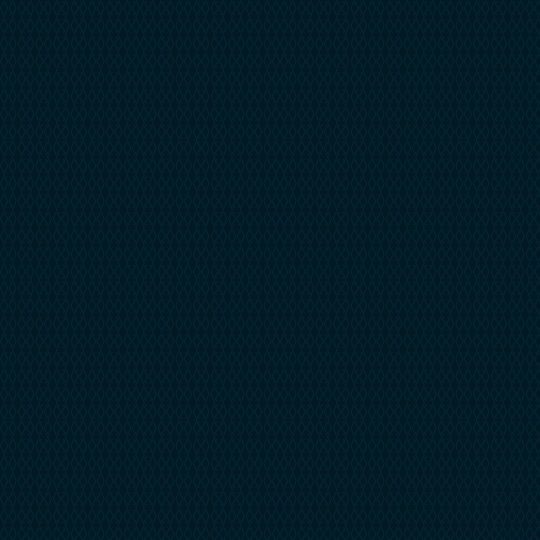
#> input picture tools/cartes/assets/bg_1080.jpg, 1080 x 1080 px (shown at 1/2 size)
$ python numbered_card.py
#> lines starting #> are read from the running program, lines starting #| are printed output that depends on the picture
### tools/cartes/quote_card.py
#!/usr/bin/env python3
"""
Quote cards 1080x1080 — #TheStreetSweeper (charte Ronel Kouakep)
================================================================

Génère les cartes-citations carrées de la chaîne.

Arborescence attendue (tous les chemins sont relatifs à CE fichier) :

    quote_card.py
    fonts/
        BaiJamjuree-Regular.ttf
        BaiJamjuree-Bold.ttf
        BaiJamjuree-MediumItalic.ttf
    assets/
        pattern01.jpg          <- pattern-kouakep-variante-01.jpg
        bg_1080.jpg            <- généré automatiquement au 1er appel

Usage minimal :

    import quote_card
    quote_card.make_card("Ma citation.", author="Nom Auteur",
                         outfile="sortie.jpg")

Réglages par défaut validés : texte aligné à GAUCHE, auteur aligné à DROITE,
#TheStreetSweeper en HAUT à droite, bloc descendu (v_shift=42), tout le texte
en BLANC (pas de chute en or sauf demande explicite), auteur toujours en GRAS
et en or.
"""

from PIL import Image, ImageDraw, ImageFont
import os

# ---------------------------------------------------------------- chemins
BASE_DIR = os.path.dirname(os.path.abspath(__file__))
FONT_DIR = os.path.join(BASE_DIR, "fonts")
ASSET_DIR = os.path.join(BASE_DIR, "assets")

PATTERN = os.path.join(ASSET_DIR, "pattern01.jpg")
BG_IMG = os.path.join(ASSET_DIR, "bg_1080.jpg")

F_BODY = os.path.join(FONT_DIR, "BaiJamjuree-Regular.ttf")
F_EMPH = os.path.join(FONT_DIR, "BaiJamjuree-Bold.ttf")
F_AUTHOR = os.path.join(FONT_DIR, "BaiJamjuree-Bold.ttf")
F_TAG = os.path.join(FONT_DIR, "BaiJamjuree-MediumItalic.ttf")

# ---------------------------------------------------------------- charte
SIZE = 1080                       # format carré
RICH_BLACK = (2, 25, 35)          # #021923
GOLD = (249, 181, 19)             # #F9B513 Selective Yellow
WHITE = (255, 255, 255)
MARGIN = 35                       # marge du cadre or
BORDER_W = 2                      # épaisseur du cadre
PAD = 48                          # retrait du texte par rapport au cadre
TILE = 280                        # taille de tuile du pattern
TILE_ALPHA = 110                  # ~43 % d'opacité
HASHTAG = "#TheStreetSweeper"


# ---------------------------------------------------------------- fond
def build_bg(force=False):
    """Construit assets/bg_1080.jpg : pattern tuilé à 43 % sur Rich Black."""
    if os.path.exists(BG_IMG) and not force:
        return
    import numpy as np

    im = Image.open(PATTERN).convert("RGB")
    w, _ = im.size
    # le pattern source a des marges blanches : crop proportionnel
    # (243 px de marge pour une source 4167x4167)
    m = int(round(243 * w / 4167))
    panel = im.crop((m, m, w - m, w - m)).convert("RGBA")

    # nettoyage des coins arrondis blancs résiduels -> bleu nuit
    pa = np.asarray(panel).astype(int).copy()
    pa[pa[:, :, :3].sum(axis=2) > 200] = [2, 25, 35, 255]
    panel = Image.fromarray(pa.astype("uint8"))

    canvas = Image.new("RGBA", (SIZE, SIZE), RICH_BLACK + (255,))
    panel = panel.resize((TILE, TILE), Image.LANCZOS)
    px = panel.load()
    for y in range(TILE):
        for x in range(TILE):
            r, g, b, _ = px[x, y]
            px[x, y] = (r, g, b, TILE_ALPHA)
    for ty in range(0, SIZE, TILE):
        for tx in range(0, SIZE, TILE):
            canvas.alpha_composite(panel, (tx, ty))
    canvas.convert("RGB").save(BG_IMG, quality=95)


# ---------------------------------------------------------------- texte
def smart(s):
    """Apostrophes et guillemets typographiques."""
    return s.replace("'", "’").replace('"', "”") if s else s


def wrap(d, text, font, max_w):
    """Découpe en lignes. Les '\\n' du texte sont des coupes forcées."""
    out = []
    for para in text.split("\n"):
        cur = ""
        for w in para.split():
            t = (cur + " " + w).strip()
            if d.textlength(t, font=font) <= max_w or not cur:
                cur = t
            else:
                out.append(cur)
                cur = w
        out.append(cur)
    return out


def line_h(f):
    asc, desc = f.getmetrics()
    return asc + desc


# [132 lines left out: functions tier, _layout, make_card, not called in this run]


# [2 lines that do not run on import are left out]

### tools/cartes/numbered_card.py
#!/usr/bin/env python3
"""
Carte à liste numérotée — #TheStreetSweeper
===========================================

Variante de quote_card pour les citations en points numérotés, avec les
chiffres (« 1. », « 2. » …) en or et gras, le reste du texte en blanc.
Utilisée pour la carte « Deux pièges à éviter » (Les Stoïciens).

Même arborescence que quote_card.py : fonts/ et assets/ à côté du script.

Usage :

    import numbered_card as nc
    nc.make_numbered(
        intro="Deux pièges à éviter :",
        items=["Te soucier de ce qu'ils pensent.",
               "Penser qu'ils se soucient de toi."],
        author="Les Stoïciens",
        outfile="sortie.jpg")
"""

from PIL import Image, ImageDraw, ImageFont
import quote_card as qc

SIZE = qc.SIZE
GOLD = qc.GOLD
WHITE = qc.WHITE
MARGIN = qc.MARGIN


def make_numbered(intro,
                  items,
                  author,
                  outfile,
                  fsize=64,
                  line_gap=1.22,
                  item_gap=30,
                  author_gap=54,
                  v_shift=42,
                  max_w=760,
                  author_size=44,
                  tag_size=27):
    """
    intro   phrase d'introduction en blanc (peut être vide).
    items   liste des points ; ils sont numérotés 1., 2., 3. … en or/gras.
    author  signature, affichée « — Nom » en or/gras, alignée à droite.
    """
#> called with intro = 'Deux pièges à éviter :', author = 'Les Stoïciens', outfile = 'test_numbered.jpg', fsize = 64, line_gap = 1.22, item_gap = 30, author_gap = 54, v_shift = 42
    qc.build_bg()

    img = Image.open(qc.BG_IMG).convert("RGB").resize((SIZE, SIZE))
#> img is the input picture: PIL image 1080x1080 RGB; mean R, G, B 2.5, 27.5, 39
    d = ImageDraw.Draw(img, "RGBA")
    d.rectangle([MARGIN, MARGIN, SIZE - MARGIN, SIZE - MARGIN],
                outline=GOLD, width=qc.BORDER_W)

    ft = ImageFont.truetype(qc.F_TAG, tag_size)
    d.text((SIZE - 55, MARGIN + 22), qc.HASHTAG, font=ft, fill=GOLD,
           anchor="ra")

    fb = ImageFont.truetype(qc.F_BODY, fsize)     # texte
    fn = ImageFont.truetype(qc.F_EMPH, fsize)     # numéros
    fa = ImageFont.truetype(qc.F_AUTHOR, author_size)
    lh = qc.line_h(fb) * line_gap

    x0 = MARGIN + qc.PAD

    blocks = []
    if intro:
        blocks.append(("intro", qc.wrap(d, qc.smart(intro), fb, max_w)))
    for i, it in enumerate(items, 1):
        num = f"{i}."
        nw = d.textlength(num + " ", font=fn)
        blocks.append((num, qc.wrap(d, qc.smart(it), fb, max_w - nw)))
#> this loop made 2 passes
#> nw on passes 1 to 2: 81.41, 81.41
#> after the loop, blocks = [('intro', ['Deux pièges à éviter :']), ('1.', ['Te soucier de ce', 'qu’ils pensent.']), ('2.', ['Penser qu’ils se', 'soucient de toi.'])]

    h = 0
    for kind, lines in blocks:
        h += lh * len(lines)
        if kind != "intro":
            h += item_gap
#> this loop made 3 passes
#> (kind, lines, h) on passes 1 to 3: ('intro', ['Deux pièges à éviter :'], 92.72), ('1.', ['Te soucier de ce', 'qu’ils pensent.'], 308.2), ('2.', ['Penser qu’ils se', 'soucient de toi.'], 523.6)
#> after the loop, h = 523.6
    h += item_gap                      # espace après l'intro
#> h = 553.6
    h += author_gap + qc.line_h(fa)
#> h = 659.6

    y = (SIZE - h) / 2 + v_shift
#> y = 252.2
    for kind, lines in blocks:
        if kind == "intro":
            for ln in lines:
                d.text((x0, y), ln, font=fb, fill=WHITE, anchor="la")
                y += lh
            y += item_gap
        else:
            nw = d.textlength(kind + " ", font=fn)
            for j, ln in enumerate(lines):
                if j == 0:
                    d.text((x0, y), kind, font=fn, fill=GOLD, anchor="la")
                d.text((x0 + nw, y), ln, font=fb, fill=WHITE, anchor="la")
                y += lh
            y += item_gap
#> this loop made 3 passes
#> (kind, lines, nw, y) on passes 2 to 3: ('1.', ['Te soucier de ce', 'qu’ils pensent.'], 81.41, 590.4), ('2.', ['Penser qu’ils se', 'soucient de toi.'], 81.41, 805.8)
#> (kind, lines, y) on pass 1: ('intro', ['Deux pièges à éviter :'], 374.9)
#> after the loop, y = 805.8

    y += author_gap
#> y = 859.8
    d.text((SIZE - MARGIN - qc.PAD, y), f"— {author}", font=fa,
           fill=GOLD, anchor="ra")

    img.save(outfile, quality=95)
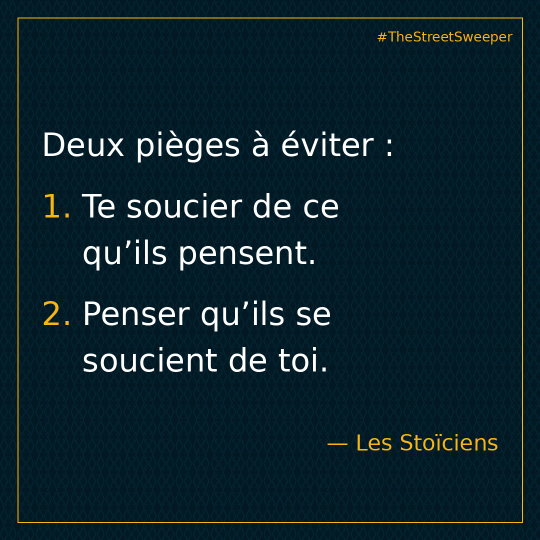
#> saved as test_numbered.jpg: PIL image 1080x1080 RGB (shown at 1/2 size); mean R, G, B 12.5, 35.7, 44.9
    print(f"Saved {outfile}")
    return outfile


if __name__ == "__main__":
    make_numbered(
        intro="Deux pièges à éviter :",
        items=["Te soucier de ce qu'ils pensent.",
               "Penser qu'ils se soucient de toi."],
        author="Les Stoïciens",
        outfile="test_numbered.jpg")

$ run again, with tools/pattern.jpg copied over tools/cartes/assets/bg_1080.jpg
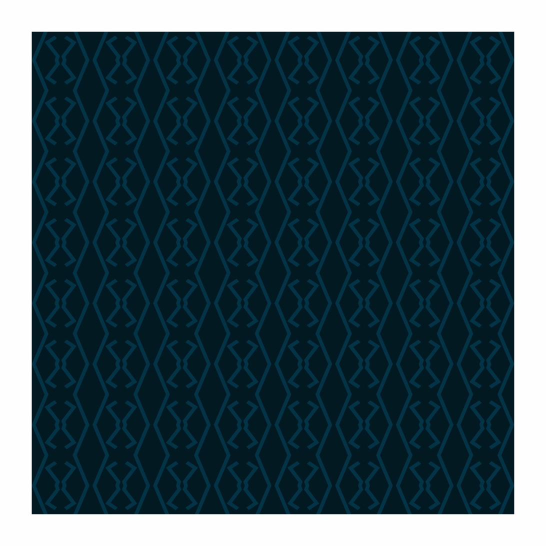
#> input picture tools/pattern.jpg, 1092 x 1092 px (shown at 1/2 size)
#> the loop in make_numbered, `for i, it in enumerate(items, 1):` made 2 passes
#> nw on passes 1 to 2: 81.41, 81.41
#> after the loop in make_numbered, `for i, it in enumerate(items, 1):`: blocks = [('intro', ['Deux pièges à éviter :']), ('1.', ['Te soucier de ce', 'qu’ils pensent.']), ('2.', ['Penser qu’ils se', 'soucient de toi.'])]
#> the loop in make_numbered, `for kind, lines in blocks:` made 3 passes
#> (kind, lines, h) on passes 1 to 3: ('intro', ['Deux pièges à éviter :'], 92.72), ('1.', ['Te soucier de ce', 'qu’ils pensent.'], 308.2), ('2.', ['Penser qu’ils se', 'soucient de toi.'], 523.6)
#> after the loop in make_numbered, `for kind, lines in blocks:`: h = 523.6
#> in make_numbered, `h += item_gap                      # espace après l'intro`: h = 553.6
#> in make_numbered, `h += author_gap + qc.line_h(fa)`: h = 659.6
#> in make_numbered, `y = (SIZE - h) / 2 + v_shift`: y = 252.2
#> the loop in make_numbered, `for kind, lines in blocks:` made 3 passes
#> (kind, lines, nw, y) on passes 2 to 3: ('1.', ['Te soucier de ce', 'qu’ils pensent.'], 81.41, 590.4), ('2.', ['Penser qu’ils se', 'soucient de toi.'], 81.41, 805.8)
#> after the loop in make_numbered, `for kind, lines in blocks:`: y = 805.8
#> in make_numbered, `y += author_gap`: y = 859.8
#> in make_numbered, `img.save(outfile, quality=95)`:
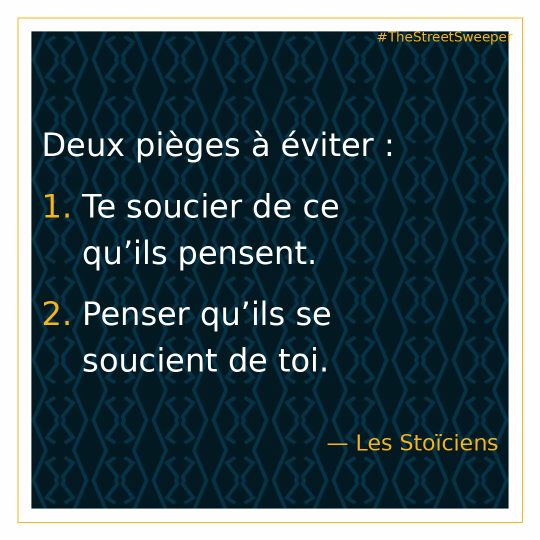
#> saved as test_numbered.jpg: PIL image 1080x1080 RGB (shown at 1/2 size); mean R, G, B 66.3, 86.7, 93.5

$ run again, with cards/01-les-graines.jpg copied over tools/cartes/assets/bg_1080.jpg
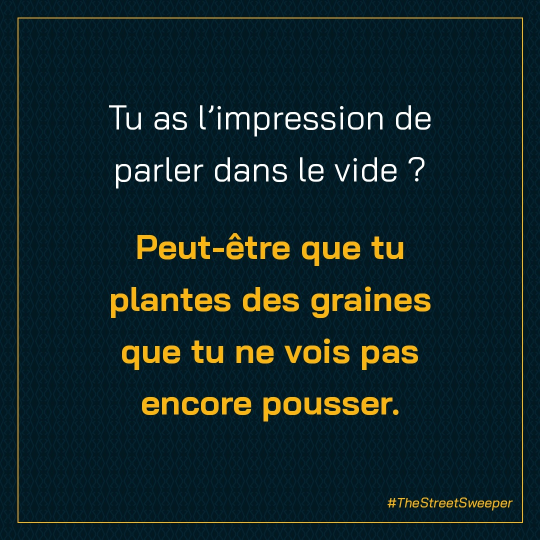
#> input picture cards/01-les-graines.jpg, 1080 x 1080 px (shown at 1/2 size)
#> in make_numbered, img is the input picture: PIL image 1080x1080 RGB; mean R, G, B 17.1, 37.6, 40.3
#> the loop in make_numbered, `for i, it in enumerate(items, 1):` made 2 passes
#> nw on passes 1 to 2: 81.41, 81.41
#> after the loop in make_numbered, `for i, it in enumerate(items, 1):`: blocks = [('intro', ['Deux pièges à éviter :']), ('1.', ['Te soucier de ce', 'qu’ils pensent.']), ('2.', ['Penser qu’ils se', 'soucient de toi.'])]
#> the loop in make_numbered, `for kind, lines in blocks:` made 3 passes
#> (kind, lines, h) on passes 1 to 3: ('intro', ['Deux pièges à éviter :'], 92.72), ('1.', ['Te soucier de ce', 'qu’ils pensent.'], 308.2), ('2.', ['Penser qu’ils se', 'soucient de toi.'], 523.6)
#> after the loop in make_numbered, `for kind, lines in blocks:`: h = 523.6
#> in make_numbered, `h += item_gap                      # espace après l'intro`: h = 553.6
#> in make_numbered, `h += author_gap + qc.line_h(fa)`: h = 659.6
#> in make_numbered, `y = (SIZE - h) / 2 + v_shift`: y = 252.2
#> the loop in make_numbered, `for kind, lines in blocks:` made 3 passes
#> (kind, lines, nw, y) on passes 2 to 3: ('1.', ['Te soucier de ce', 'qu’ils pensent.'], 81.41, 590.4), ('2.', ['Penser qu’ils se', 'soucient de toi.'], 81.41, 805.8)
#> after the loop in make_numbered, `for kind, lines in blocks:`: y = 805.8
#> in make_numbered, `y += author_gap`: y = 859.8
#> in make_numbered, `img.save(outfile, quality=95)`:
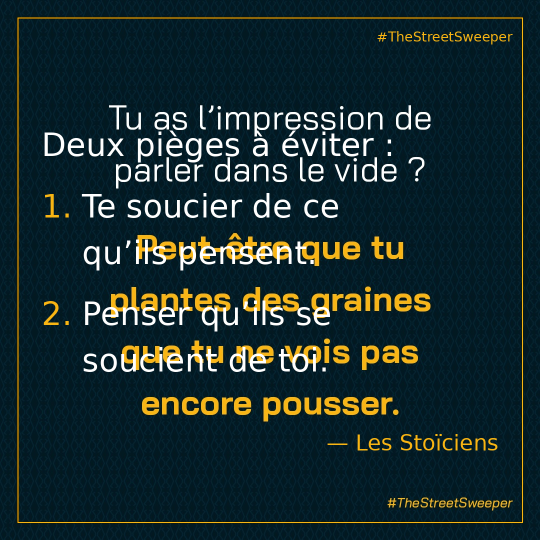
#> saved as test_numbered.jpg: PIL image 1080x1080 RGB (shown at 1/2 size); mean R, G, B 24.7, 44.1, 45.9
